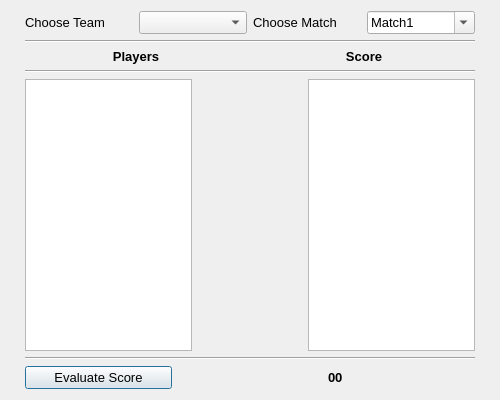
<?xml version="1.0" encoding="UTF-8"?>
<ui version="4.0">
 <class>Dialog</class>
 <widget class="QDialog" name="Dialog">
  <property name="geometry">
   <rect>
    <x>0</x>
    <y>0</y>
    <width>500</width>
    <height>400</height>
   </rect>
  </property>
  <property name="windowTitle">
   <string>Dialog</string>
  </property>
  <layout class="QVBoxLayout" name="verticalLayout">
   <property name="leftMargin">
    <number>25</number>
   </property>
   <property name="rightMargin">
    <number>25</number>
   </property>
   <item>
    <layout class="QHBoxLayout" name="horizontalLayout">
     <item>
      <widget class="QLabel" name="label_2">
       <property name="font">
        <font>
         <family>Tahoma</family>
         <pointsize>10</pointsize>
        </font>
       </property>
       <property name="text">
        <string>Choose Team</string>
       </property>
      </widget>
     </item>
     <item>
      <widget class="QComboBox" name="cb0">
       <property name="font">
        <font>
         <family>Tahoma</family>
         <pointsize>10</pointsize>
        </font>
       </property>
      </widget>
     </item>
     <item>
      <widget class="QLabel" name="label">
       <property name="font">
        <font>
         <family>Tahoma</family>
         <pointsize>10</pointsize>
        </font>
       </property>
       <property name="text">
        <string>Choose Match</string>
       </property>
      </widget>
     </item>
     <item>
      <widget class="QComboBox" name="cb1">
       <property name="font">
        <font>
         <family>Tahoma</family>
         <pointsize>10</pointsize>
        </font>
       </property>
       <property name="editable">
        <bool>true</bool>
       </property>
       <property name="currentText">
        <string>Match1</string>
       </property>
       <item>
        <property name="text">
         <string>Match1</string>
        </property>
       </item>
       <item>
        <property name="text">
         <string>Match2</string>
        </property>
       </item>
      </widget>
     </item>
    </layout>
   </item>
   <item>
    <widget class="Line" name="line">
     <property name="font">
      <font>
       <family>Tahoma</family>
       <pointsize>10</pointsize>
      </font>
     </property>
     <property name="orientation">
      <enum>Qt::Horizontal</enum>
     </property>
    </widget>
   </item>
   <item>
    <layout class="QHBoxLayout" name="horizontalLayout_4">
     <item>
      <widget class="QLabel" name="label_5">
       <property name="font">
        <font>
         <family>Tahoma</family>
         <pointsize>10</pointsize>
         <weight>75</weight>
         <bold>true</bold>
        </font>
       </property>
       <property name="text">
        <string>Players</string>
       </property>
       <property name="alignment">
        <set>Qt::AlignCenter</set>
       </property>
      </widget>
     </item>
     <item>
      <widget class="QLabel" name="label_4">
       <property name="font">
        <font>
         <family>Tahoma</family>
         <pointsize>10</pointsize>
         <weight>75</weight>
         <bold>true</bold>
        </font>
       </property>
       <property name="text">
        <string>Score</string>
       </property>
       <property name="alignment">
        <set>Qt::AlignCenter</set>
       </property>
      </widget>
     </item>
    </layout>
   </item>
   <item>
    <widget class="Line" name="line_2">
     <property name="font">
      <font>
       <family>Tahoma</family>
       <pointsize>10</pointsize>
      </font>
     </property>
     <property name="orientation">
      <enum>Qt::Horizontal</enum>
     </property>
    </widget>
   </item>
   <item>
    <layout class="QHBoxLayout" name="horizontalLayout_2">
     <item>
      <widget class="QListWidget" name="lw1">
       <property name="font">
        <font>
         <family>Tahoma</family>
         <pointsize>10</pointsize>
         <weight>75</weight>
         <bold>true</bold>
        </font>
       </property>
      </widget>
     </item>
     <item>
      <spacer name="horizontalSpacer">
       <property name="font">
        <font>
         <family>Tahoma</family>
         <pointsize>10</pointsize>
        </font>
       </property>
       <property name="orientation">
        <enum>Qt::Horizontal</enum>
       </property>
       <property name="sizeHint" stdset="0">
        <size>
         <width>200</width>
         <height>20</height>
        </size>
       </property>
      </spacer>
     </item>
     <item>
      <widget class="QListWidget" name="lw2">
       <property name="font">
        <font>
         <family>Tahoma</family>
         <pointsize>10</pointsize>
         <weight>75</weight>
         <bold>true</bold>
        </font>
       </property>
      </widget>
     </item>
    </layout>
   </item>
   <item>
    <widget class="Line" name="line_3">
     <property name="font">
      <font>
       <family>Tahoma</family>
       <pointsize>10</pointsize>
      </font>
     </property>
     <property name="orientation">
      <enum>Qt::Horizontal</enum>
     </property>
    </widget>
   </item>
   <item>
    <layout class="QHBoxLayout" name="horizontalLayout_3">
     <item>
      <widget class="QPushButton" name="pushButton">
       <property name="font">
        <font>
         <family>Tahoma</family>
         <pointsize>10</pointsize>
        </font>
       </property>
       <property name="text">
        <string>Evaluate Score</string>
       </property>
      </widget>
     </item>
     <item>
      <spacer name="horizontalSpacer_2">
       <property name="font">
        <font>
         <family>Tahoma</family>
         <pointsize>10</pointsize>
        </font>
       </property>
       <property name="orientation">
        <enum>Qt::Horizontal</enum>
       </property>
       <property name="sizeType">
        <enum>QSizePolicy::Fixed</enum>
       </property>
       <property name="sizeHint" stdset="0">
        <size>
         <width>150</width>
         <height>20</height>
        </size>
       </property>
      </spacer>
     </item>
     <item>
      <widget class="QLabel" name="scorelabel">
       <property name="font">
        <font>
         <family>Tahoma</family>
         <pointsize>10</pointsize>
         <weight>75</weight>
         <bold>true</bold>
        </font>
       </property>
       <property name="text">
        <string>00</string>
       </property>
      </widget>
     </item>
    </layout>
   </item>
  </layout>
 </widget>
 <resources/>
 <connections/>
</ui>
